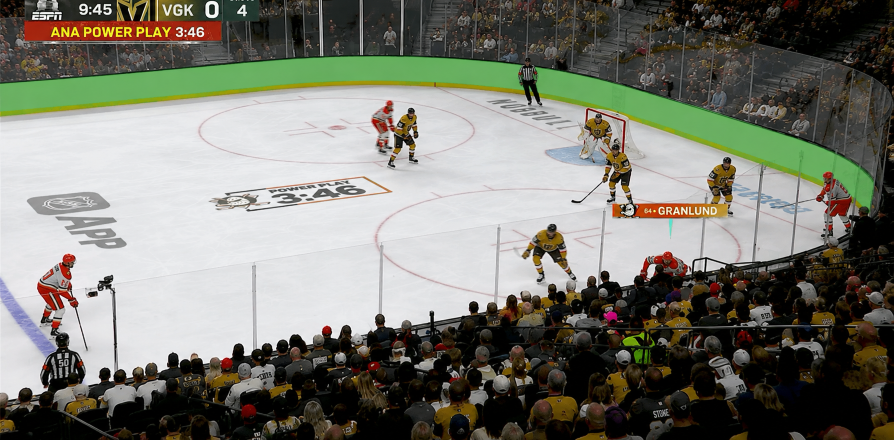
#> input picture test_images/annotation_frames/ChatGPT Image May 13, 2026, 03_56_30 PM.png, 1787 x 880 px (shown at 1/2 size)
$ python -i warp_to_template.py   (imports and definitions only)
#> lines starting #> are read from the running program, lines starting #| are printed output that depends on the picture; after the words box and inside, x2 and y2 are one past the last pixel; in counts of white or black regions, pixels touching at a corner belong together
#> further down, picture is the input picture: shape (880, 1787, 3); mean B, G, R 112.9, 122.7, 122.1
#!/usr/bin/env python3
"""Warp annotated training frames and masks to canonical rink template space.

This script:
1. Iterates over annotated frames and their ground-truth masks.
2. Estimates a homography (world → image) using rink features or manual correspondences.
3. Computes an image → template warping matrix.
4. Warps frames and masks to a canonical template coordinate system.
5. Saves warped images and masks to disk for template-space training.

The template space represents a canonical rink view (e.g., 200 ft × 85 ft at 10 px/ft = 2000×850 px).
Training in this space removes camera viewpoint variance, helping the model generalize better.
"""

import cv2
import numpy as np
import os
import glob
import argparse
import itertools
from pathlib import Path

from src.calibration.rink_template import CALIBRATION_WORLD_POINTS
from src.calibration.rink_feature_detector import RinkFeatureDetector


# Template space constants
TEMPLATE_WIDTH = 2000  # pixels; ~200 ft at 10 px/ft
TEMPLATE_HEIGHT = 850   # pixels; ~85 ft at 10 px/ft
PIXELS_PER_WORLD_FT = 10.0


def estimate_homography_from_frame(frame: np.ndarray) -> np.ndarray | None:
    """Estimate H_world->image using robust dual-color rink line detectors.

    Returns the homography matrix, or None if estimation fails.
    """
    h, w = frame.shape[:2]
    hsv = cv2.cvtColor(frame, cv2.COLOR_BGR2HSV)
#> hsv: shape (880, 1787, 3); mean H, S, V 62.8, 59.6, 128.4

    # 1. Color Segmentation
    blue_mask = cv2.inRange(
        hsv,
        np.array([80, 40, 30], dtype=np.uint8),
        np.array([140, 255, 255], dtype=np.uint8)
    )
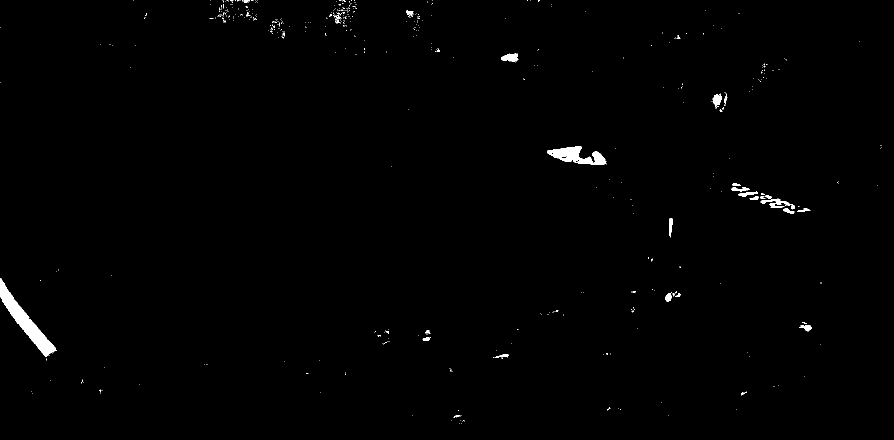
#> blue_mask: shape (880, 1787) (shown at 1/2 size); 0.67% white; 500 white regions (470 under 20 px), largest, box (x1, y1, x2, y2) and area: (0, 556, 112, 714) 4039, (1094, 293, 1213, 329) 2207, (1002, 107, 1037, 124) 395

    red_mask1 = cv2.inRange(
        hsv,
        np.array([0, 40, 30], dtype=np.uint8),
        np.array([12, 255, 255], dtype=np.uint8)
    )
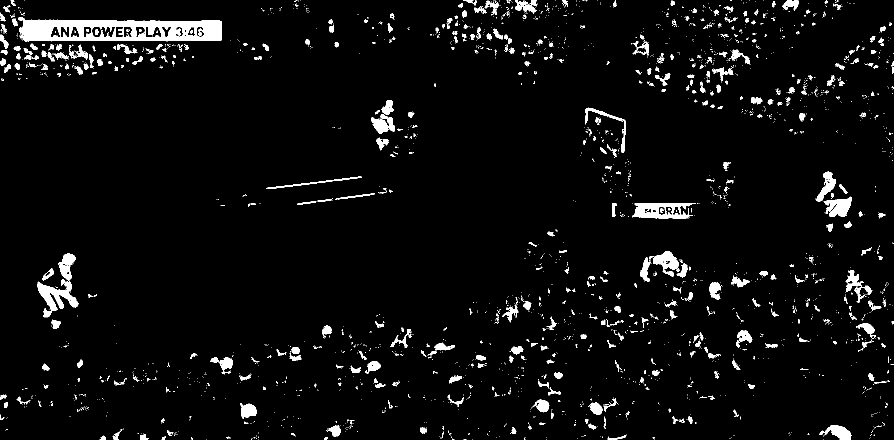
#> red_mask1: shape (880, 1787) (shown at 1/2 size); 4.3% white; 2647 white regions (2217 under 20 px), largest, box (x1, y1, x2, y2) and area: (37, 34, 443, 83) 12769, (74, 559, 157, 635) 2457, (1265, 406, 1392, 437) 2440
    red_mask2 = cv2.inRange(
        hsv,
        np.array([168, 40, 30], dtype=np.uint8),
        np.array([180, 255, 255], dtype=np.uint8)
    )
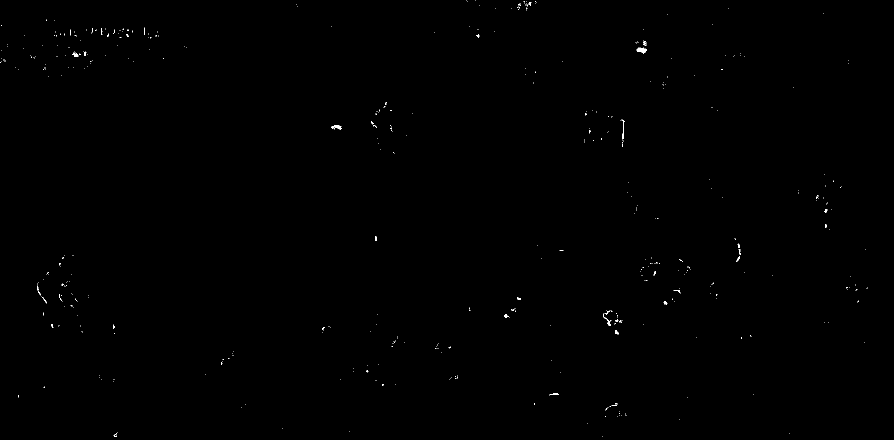
#> red_mask2: shape (880, 1787) (shown at 1/2 size); 0.13% white in thin lines or dots
    red_mask = cv2.bitwise_or(red_mask1, red_mask2)
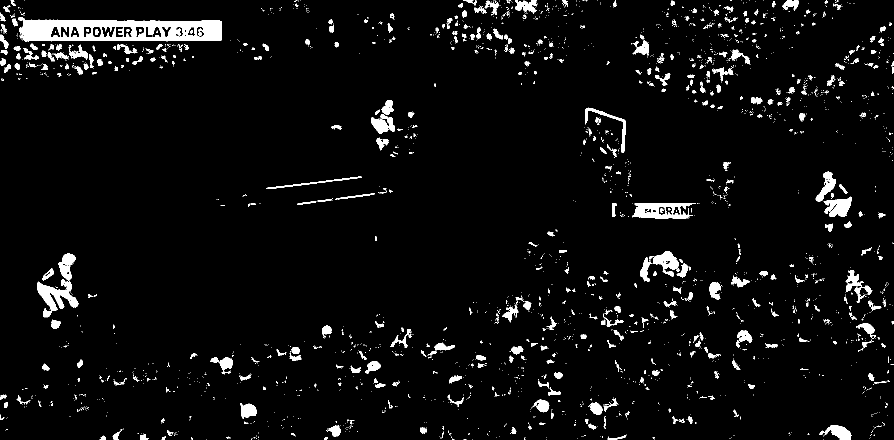
#> red_mask: shape (880, 1787) (shown at 1/2 size); 4.4% white; 2637 white regions (2199 under 20 px), largest, box (x1, y1, x2, y2) and area: (37, 34, 443, 83) 12922, (74, 559, 157, 635) 2581, (1265, 406, 1392, 437) 2450

    # Crop/mask out scorebug & extreme borders
    scorebug_h = int(h * 0.12)
    scorebug_w = int(w * 0.35)
    for mask in [blue_mask, red_mask]:
        mask[:scorebug_h, :scorebug_w] = 0
        mask[:int(h * 0.06), :] = 0
        mask[int(h * 0.94):, :] = 0
        mask[:, :int(w * 0.02)] = 0
        mask[:, int(w * 0.98):] = 0
#> this loop made 2 passes

    # Peak detection with robust min_density and min_dist
    def find_peaks(mask, min_density=25, min_dist=80):
#> called with min_density = 25, min_dist = 80
        col_sums = np.sum(mask > 0, axis=0)
#> col_sums = 1787 values, max 54 at index 1340, min 0 at index 0, mean 4.64
        peaks = []
        for col in range(w):
            val = col_sums[col]
            if val < min_density:
                continue
            left_bound = max(0, col - min_dist)
            right_bound = min(w, col + min_dist + 1)
            if val == np.max(col_sums[left_bound:right_bound]):
                duplicates = np.where(col_sums[left_bound:right_bound] == val)[0] + left_bound
                mean_col = int(np.mean(duplicates))
                if mean_col not in [p[0] for p in peaks]:
                    peaks.append((mean_col, val))
#> this loop made 1787 passes
#> (val, duplicates, mean_col) on passes 36, 53, 64, 81, 88, 89, 91, 93: (41, [35, 52, 63, 80, 87, 88, 90, 92], 73), (41, [35, 52, 63, 80, 87, 88, 90, 92], 73), (41, [35, 52, 63, 80, 87, 88, 90, 92], 73), (41, [35, 52, 63, 80, 87, 88, 90, 92], 73), (41, [35, 52, 63, 80, 87, 88, 90, 92], 73), (41, [35, 52, 63, 80, 87, 88, 90, 92], 73), (41, [35, 52, 63, 80, 87, 88, 90, 92], 73), (41, [35, 52, 63, 80, 87, 88, 90, 92], 73)
#> after the loop, peaks = [(73, 41), (1153, 32), (1340, 54), (1431, 25)]

        peaks = sorted(peaks, key=lambda x: x[1], reverse=True)
#> peaks = [(1340, 54), (73, 41), (1153, 32), (1431, 25)]
        filtered_peaks = []
        for p in peaks:
            col, val = p
            too_close = False
            for fp in filtered_peaks:
                if abs(fp[0] - col) < min_dist:
                    too_close = True
                    break
            if not too_close:
                filtered_peaks.append((col, val))
#> this loop made 4 passes
#> after the loop, filtered_peaks = [(1340, 54), (73, 41), (1153, 32), (1431, 25)]
        return sorted([fp[0] for fp in filtered_peaks])

    blue_peaks = find_peaks(blue_mask, min_density=25, min_dist=80)
#> blue_peaks = [73, 1153, 1340, 1431]
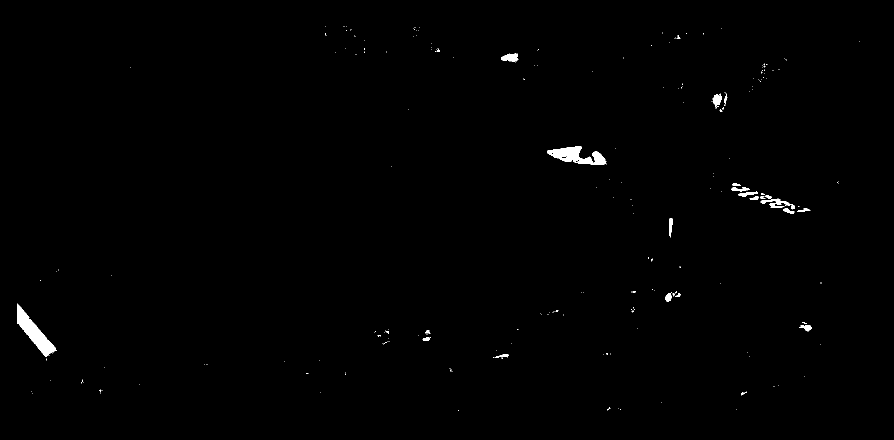
#> blue_mask: shape (880, 1787) (shown at 1/2 size); 0.53% white; 230 white regions (205 under 20 px), largest, box (x1, y1, x2, y2) and area: (35, 607, 112, 714) 2659, (1094, 293, 1213, 329) 2207, (1002, 107, 1037, 124) 395
    red_peaks = find_peaks(red_mask, min_density=25, min_dist=80)
#> the loop in find_peaks (call 2), `for col in range(w):` made 1787 passes
#> (val, duplicates, mean_col) on passes 137, 448, 499, 661, 760, 1022, 1104, 1288: (102, [136], 136), (32, [447, 498], 472), (32, [447, 498], 472), (32, [660], 660), (76, [759], 759), (65, [1021], 1021), (60, [1103], 1103), (121, [1287], 1287)
#> the loop in find_peaks (call 2), `for p in peaks:` made 8 passes
#> (col, val) on passes 1 to 8: (1287, 121), (1662, 104), (136, 102), (759, 76), (1021, 65), (1103, 60), (472, 32), (660, 32)
#> red_peaks = [136, 472, 660, 759, 1021, 1103, 1287, 1662]
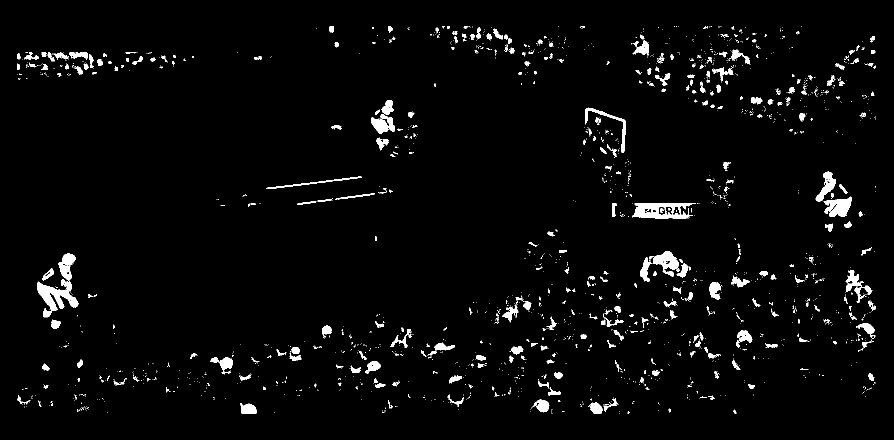
#> red_mask: shape (880, 1787) (shown at 1/2 size); 2.9% white; 1963 white regions (1638 under 20 px), largest, box (x1, y1, x2, y2) and area: (74, 559, 157, 635) 2581, (1265, 406, 1392, 437) 2450, (1647, 393, 1703, 434) 1422

    # Fit lines and filter candidates
    def get_line_candidates(mask, peaks, window=25):
#> called with window = 25
        candidates = []
        for peak_col in peaks:
            ys, xs = np.where(mask[:, max(0, peak_col-window):min(w, peak_col+window+1)] > 0)
            if len(ys) < 30:
                continue
            xs = xs + max(0, peak_col-window)
            y_min = int(np.min(ys))
            y_max = int(np.max(ys))
            span = y_max - y_min

            # Filters
            if span < 100:
                continue

            a, b = np.polyfit(ys, xs, 1)
            if abs(a) > 0.30: # keep near-vertical strokes only
                continue

            candidates.append({
                'col': peak_col,
                'a': a,
                'b': b,
                'y_min': y_min,
                'y_max': y_max,
                'span': span,
                'x_top': a * y_min + b,
                'x_bot': a * y_max + b
            })
#> this loop made 4 passes
#> (peak_col, y_min, y_max, span, a, b) on passes 1 to 4: (73, 560, 787, 227, 0.552, -298.1), (1153, 293, 584, 291, 0.241, 1074.2), (1340, 65, 804, 739, -0.0224, 1353.5), (1431, 56, 567, 511, 0.0156, 1434)
#> after the loop, candidates = 3 items
        return candidates

    blue_candidates = get_line_candidates(blue_mask, blue_peaks)
#> blue_candidates = 3 items
    red_candidates = get_line_candidates(red_mask, red_peaks)
#> the loop in get_line_candidates (call 2), `for peak_col in peaks:` made 8 passes
#> (peak_col, y_min, y_max, span, a, b) on passes 1 to 8: (136, 105, 823, 718, -0.00866, 137.8), (472, 105, 826, 721, 0.0889, 404.7), (660, 52, 781, 729, -0.0129, 667.8), (759, 52, 825, 773, -0.027, 773.1), (1021, 65, 793, 728, 0.0162, 1015.4), (1103, 52, 826, 774, -0.00682, 1102.5), (1287, 57, 807, 750, 0.00991, 1286.2), (1662, 127, 759, 632, -0.0195, 1671.1)
#> red_candidates = 8 items

    # Generate and evaluate all possible matchings
    best_matching = None
    best_score = -1

    # Red choices (None or 1 candidate)
    red_choices = [None] + red_candidates
#> red_choices = 9 items

    # Blue choices (None, 1, or 2 candidates)
    blue_matches = []
    for r in range(3):
        for combo in itertools.combinations(blue_candidates, r):
            if len(combo) == 0:
                blue_matches.append((None, None))
            elif len(combo) == 1:
                blue_matches.append((combo[0], None))
                blue_matches.append((None, combo[0]))
            elif len(combo) == 2:
                c1, c2 = combo
                y_mid = int((c1['y_min'] + c1['y_max'] + c2['y_min'] + c2['y_max']) / 4)
                x1 = c1['a'] * y_mid + c1['b']
                x2 = c2['a'] * y_mid + c2['b']
                if x1 < x2:
                    blue_matches.append((c1, c2))
                else:
                    blue_matches.append((c2, c1))

    for red_cand in red_choices:
        for left_blue_cand, right_blue_cand in blue_matches:
            matching = {}
            if red_cand is not None:
                matching[100.0] = red_cand
            if left_blue_cand is not None:
                matching[75.0] = left_blue_cand
            if right_blue_cand is not None:
                matching[125.0] = right_blue_cand

            if len(matching) < 2:
                continue

            # Enforce ordering in image space
            y_mid = int(h / 2)
            sorted_keys = sorted(matching.keys())
            x_coords = [matching[k]['a'] * y_mid + matching[k]['b'] for k in sorted_keys]

            ordered = True
            for i in range(len(x_coords) - 1):
                if x_coords[i] >= x_coords[i+1]:
                    ordered = False
                    break
            if not ordered:
                continue

            # Validate scale consistency and y_max consistency (near boards boundary)
            scales = {}
            valid_scales = True
            for i in range(len(sorted_keys)):
                for j in range(i + 1, len(sorted_keys)):
                    w1, w2 = sorted_keys[i], sorted_keys[j]
                    c1, c2 = matching[w1], matching[w2]

                    # Bottom y_max must be consistent across matched lines
                    if abs(c1['y_max'] - c2['y_max']) > 100:
                        valid_scales = False
                        break

                    d_world = abs(w1 - w2)
                    x1 = c1['a'] * y_mid + c1['b']
                    x2 = c2['a'] * y_mid + c2['b']
                    d_image = abs(x1 - x2)

                    scale = d_image / d_world
                    scales[(w1, w2)] = scale

                    # Scale must be reasonable
                    if scale < 5.0 or scale > 80.0:
                        valid_scales = False
                        break
                if not valid_scales:
                    break

            if not valid_scales:
                continue

            # If 3 lines are matched, check scale ratio (should be close to 1.0)
            if len(matching) == 3:
                scale_left = scales[(75.0, 100.0)]
                scale_right = scales[(100.0, 125.0)]
                ratio = scale_left / scale_right
                if ratio < 0.65 or ratio > 1.55:
                    continue

            # Base score: sum of spans of matched lines
            score = sum(c['span'] for c in matching.values())

            if score > best_score:
                best_score = score
                best_matching = matching
#> this loop made 9 passes
#> red_cand on pass 1: None
#> after the loop, best_matching = 2 items; best_score = 1513

    # Verify and construct Homography
    if best_matching:
        world_pts = []
        image_pts = []

        for wx in sorted(best_matching.keys()):
            lc = best_matching[wx]
            image_pts.append([lc['x_bot'], lc['y_max']])
            world_pts.append([wx, 0.0])

            image_pts.append([lc['x_top'], lc['y_min']])
            world_pts.append([wx, 85.0])
#> this loop made 2 passes
#> wx on passes 1 to 2: 100, 125
#> after the loop, image_pts = [[1096.8, 826], [1102.1, 52], [1335.5, 804], [1352, 65]]; world_pts = [[100, 0], [100, 85], [125, 0], [125, 85]]

        world_pts = np.array(world_pts, dtype=np.float32)
        image_pts = np.array(image_pts, dtype=np.float32)

        H, status = cv2.findHomography(world_pts, image_pts, cv2.RANSAC, 5.0)
#> H = [[14.78, -0.692, -130.4], [0.757, -11.22, 939.1], [0.00229, -0.000697, 1]]; status = [1, 1, 1, 1]
        return H
    return None


# [140 lines left out: functions build_warp_matrix, warp_frame_and_mask, main, not called in this run]


# [2 lines not run here, left out]

>>> import cv2
>>> picture = cv2.imread('../../../../test_images/annotation_frames/ChatGPT Image May 13, 2026, 03_56_30 PM.png')
>>> result = estimate_homography_from_frame(picture)
#> result has the same summary as H in estimate_homography_from_frame
